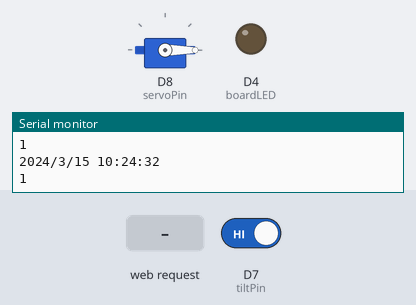
The sketch below on a simulated ESP8266 (Wemos D1 mini). On the bench: servo, output pins drawn as LEDs (lit = HIGH), the last lines printed to the serial monitor. Inputs (shaded band) come from the test bench; at power-on: D7 (tiltPin) HIGH. WiFi joins after 1.5 s; servers stay silent unless stated; network time is answered at once with the bench clock; the local clock reads 2024-03-15 10:24:30 at power-on unless the sketch sets it.

Above: at 2.7 s.
2.8 s: HTTP request GET /open received
At 3.4 s:
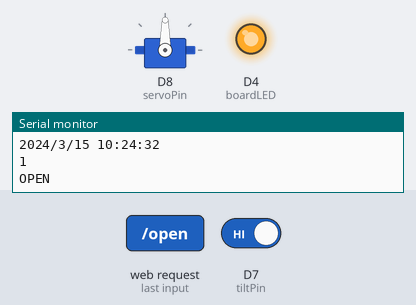
6.0 s: HTTP request GET /lock received
At 7.0 s:
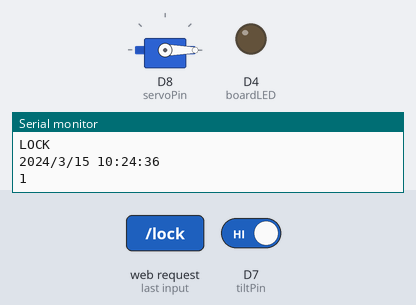
Timing chart, 0 to 9.0 s (numbered marks = the images above; inputs shaded):
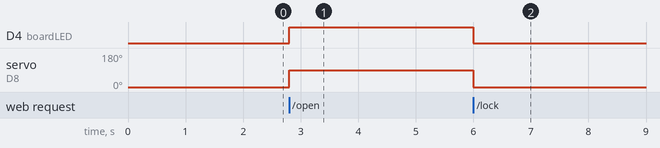

The sketch:

smart_doorLock.ino
```cpp
/*
*코드 설명
웹 브라우저로 도어락에 명령을 내려서 서보모터로 도어락을 제어하며 활동은 센서로 감지합니다.
센서가 활동을 감지할 경우 사용 기록(OPEN/LOCK)과 사용 시간을 저장합니다.
웹페이지에서 사용 기록과 도어락 상태를 볼 수 있습니다. 새로고침해야 정보가 갱신됩니다.
사용 기록은 지정한 최대 수를 넘어가면 오래된 것부터 덮어씌워집니다.
보드에 고정 IP를 할당합니다. 이로 인해 보드의 재부팅, 코드 업로드 등으로 보드 IP가 바뀌지 않습니다.
*가이드
보드가 성공적으로 동작하면 시리얼 모니터에 보드의 IP가 출력됩니다. 출력된 IP뒤에 콜론(:)과 포트번호를 붙여 주소창에 입력하면 관리 페이지에 접속합니다. 예)123.45.6.78:100
포트포워딩에 성공하면 외부 네트워크에서 보드와 통신할 수 있습니다. 외부 접속 방법은 위처럼 공인IP뒤에 포트번호를 붙이면 됩니다.
포트포워딩 시 외부포트, 내부포트, 보드포트를 같게 하는 것을 권장합니다.
현재 설정은 기울기센서입니다. 기울기센서(0,1)과 근접,조도센서(0~1023) 중 사용 부품에 맞게 코드를 설정하십시오.
기울기센서는  digitalRead를 쓰며 출력값이 0,1 / 근접센서는 analogRead를 쓰며 출력값이 아날로그(0~1023) 입니다.
수정하기 수월하게 부품 코드를 가깝게 붙여두었습니다.
*/
#include <ESP8266WiFi.h>
#include <ESP8266WebServer.h>
#include <NTPClient.h>
#include <WiFiUdp.h>
#include <Servo.h>

char SSID[] = "KT_GiGA_2G_E7BD";
char PASSWORD[] = "0bd80dg272"; // 비밀번호가 없을 경우 ""
int PORT_NUMBER = 100; // http 웹포트인 80으로 설정할 경우 주소 맨 뒤에 ":100"과 같은 포트번호를 붙이지 않아도 된다.
ESP8266WebServer server(PORT_NUMBER);

// 고정 IP 할당. 이 기능이 필요없다면 모두 지워도 무방. 지울 경우 아래의 WiFi.config(local_IP, ...)코드도 지워야한다.
// 명령 프롬프트에 ipconfig를 입력하면 연결된 인터넷 정보가 나온다. ip.., sub.., gate..에 사용자의 환경값을 넣어주면 된다.
int TARGET_IP = 100; // 보드의 ip. 이것을 고정하기 위해 Static IP 코드를 사용한다.
IPAddress local_IP(172, 30, 1, TARGET_IP); // IPv4 주소
IPAddress subnet(255, 255, 255, 0);   // 서브넷 마스크
IPAddress gateway(172, 30, 1, 254);   // 기본 게이트웨이

// IPAddress local_IP(ip1, ip2, ip3, TARGET_IP); // IPv4 주소
// IPAddress subnet(sub1, sub2, sub3, 0);        // 서브넷 마스크
// IPAddress gateway(gate1, gate2, gate3, 254);  // 기본 게이트웨이
// 아래 값은 고정. NTPClient에 제대로 접속하기 위해 사용. 이 코드가 없을 경우 현재 시간은 1970년으로 불러와진다.
IPAddress primaryDNS(8, 8, 8, 8);   // Google DNS
IPAddress secondaryDNS(8, 8, 4, 4); // Google DNS

Servo myservo;
const int servoPin = D8; // 서보 모터 핀
const int tiltPin = D7;  // 기울기 센서 핀
int boardLED = 2; // 보드 내장 LED 핀. *WeMos 보드는 내장 LED의 ON/OFF 출력이 반대.

// 현재 시간
WiFiUDP ntpUDP;
NTPClient timeClient(ntpUDP, "pool.ntp.org", 32400, 3600000);
String daysOfTheWeek[7] = {"일", "월", "화", "수", "목", "금", "토"};

// 작동 기록 배열
bool isLock; // 상태 변화 제어용(toggle처럼 작동)
const int ARRAY_SIZE = 5; // 테스트하기 편하도록 작게 설정하였다. 사용자의 환경과 용도에 맞게 사이즈를 설정하면 된다.
String timeLog[ARRAY_SIZE];
int logIndex = 0;
int numLogs = 0;

void setup() {
  // 핀
  Serial.begin(115200);
  pinMode(boardLED, OUTPUT);
  pinMode(tiltPin, INPUT_PULLUP); // INPUT_PULLUP은 보드 내부 저항 활성화. 이 기능을 사용하면 센서에 저항을 연결하지 않아도 된다.
  digitalWrite(boardLED, LOW);
  myservo.attach(servoPin, 500, 2400); // WeMos보드의 특성인지 각도가 작은폭으로 움직이는데 이를 보정.
  myservo.write(0);

  // 와이파이 접속
  WiFi.config(local_IP, gateway, subnet, primaryDNS, secondaryDNS); // 고정 IP 할당. 이 기능을 사용하지 않을 경우 위의 IPAddress도 지워야 한다.
  WiFi.begin(SSID, PASSWORD);
  Serial.println("");
  Serial.print("Connecting");
  while (WiFi.status() != WL_CONNECTED) {
    delay(500);
    Serial.print(".");
  }
  Serial.print("IP address: ");
  Serial.println(WiFi.localIP()); // 접속된 와이파이 주소 출력

  // 작동기록
  int sensorValue = digitalRead(tiltPin);
  // int sensorValue = analogRead(A0);
  saveLog(sensorValue);
  Serial.print(sensorValue);
  (sensorValue == 1) ? isLock = true : isLock = false; // 최초 실행 시 도어락 상태 감지
  // (sensorValue >= 100) ? isLock = true : isLock = false; // 최초 실행 시 도어락 상태 감지
  // 각 페이지에 접속 되었을때 실행할 함수
  server.on("/", handleRoot); // 기본 페이지
  server.on("/open", handleOpen); // 도어락 열림
  server.on("/lock", handleLock); // 도어락 잠금
  server.begin(); // 웹서버 시작
  Serial.println("HTTP server started");
}

unsigned long previousMillis = 0; // delay용 변수

void loop() {
  server.handleClient();
  unsigned long currentMillis = millis(); // 하드웨어 시간 생성
  if ((currentMillis - previousMillis >= 1000) || // 1초 delay
  (currentMillis < previousMillis)) { // overflow
    previousMillis = currentMillis;
    getTime();
    Serial.println(getTime());
    // loop문 안에서 센서값을 읽어올때 딜레이가 없으면 보드 연산이 부하된다. 이 경우 현재 시간을 제대로 읽어오지 못하기에 analogRead의 위치를 delay안으로 넣었다.
    int sensorValue = digitalRead(tiltPin);
    Serial.println(sensorValue);
    // int sensorValue = analogRead(A0);
    // 도어락 상태가 바뀔 때만 동작(아래 조건문이 없을 경우 센서값이 매 초 저장되는 문제가 있다.)
    if ((sensorValue == 1 && !isLock) || (sensorValue == 0 && isLock)) {
    // if ((sensorValue >= 100 && !isLock) || (sensorValue < 100 && isLock)) {
      saveLog(sensorValue);
      Serial.print("REGIST: ");
      Serial.print(sensorValue);
      isLock = !isLock;
    }
  }
}


void saveLog(int sensorValue) { // 도어락 사용 기록을 저장. 예) [lock] 2024/1/1 12:20:15
  String currentTime = getTime();
  timeLog[logIndex] = (sensorValue == 1) ? "[lock]" + currentTime : "[open]" + currentTime;
  // timeLog[logIndex] = (sensorValue >= 100) ? "[open]" + currentTime : "[lock]" + currentTime;
  Serial.println("Time Log");
  for (int i = 0; i <= logIndex; i++) {
    Serial.print(timeLog[i] + " | ");
  } // 배열이 가득차면 앞에서부터 덮어씌움(overflow)
  logIndex = (logIndex + 1) % ARRAY_SIZE; // 배열이 가득차면 앞에서부터 덮어씌움(overflow)
  if (numLogs < ARRAY_SIZE) numLogs++; // 아래 HTML LOG에 적용
}

String getTime() { // 현재 시간을 가져옴
  timeClient.update();
  time_t epochTime = timeClient.getEpochTime();
  struct tm *ptm = gmtime((time_t *)&epochTime);
  int currentYear = ptm->tm_year + 1900;
  int currentMonth = ptm->tm_mon + 1;
  int monthDay = ptm->tm_mday;
  String currentDate = String(currentYear) + "/" + String(currentMonth) + "/" + String(monthDay) + " " + timeClient.getFormattedTime(); // getFormattedTime: 00:00:00형식
  return currentDate;
}

void handleRoot() { // 메인 페이지 접속
  commonHTML("waiting order..");
}

void handleOpen() { // open 명령(페이지 접속)
  digitalWrite(boardLED, HIGH);
  myservo.write(90);
  commonHTML("OPEN");
  Serial.println("OPEN");
}

void handleLock() { // lock 명령(페이지 접속)
  digitalWrite(boardLED, LOW);
  myservo.write(0);
  commonHTML("LOCK");
 Serial.println("LOCK");
}

void commonHTML(String state) { // 각 페이지에 반복되는 텍스트를 묶음
  int sensorValue = digitalRead(tiltPin);
  // int sensorValue = analogRead(A0);
  String LOG = "";
    for (int i = 0; i < numLogs; i++) { // 사용자의 편의성을 위해 사용 기록을 최근순으로 나열(배열의 역순)
      int index = (logIndex - 1 - i + ARRAY_SIZE) % ARRAY_SIZE;
      LOG += "<h2>" + timeLog[index] + "</h2>";
    }
  String HTMLTEXT =
    "<h1>state: " + state + "</h1>" // 현재 도어락 작동 상태
    "<h1><a href=\"/open\">OPEN</a></h1>"
    "<h1><a href=\"/lock\">LOCK</a></h1>"
    // "<h1>sensorValue: " + String(sensorValue) + "</h1>" // 센서값 테스트용
    + LOG; // 사용 기록
  server.send(200, "text/html", HTMLTEXT);
}
```

Measured:
- after the input at 2.8 s, D4 (boardLED): LOW → HIGH at once; servo on D8 (servoPin): 0° → 90° at once
- after the input at 6.0 s, D4 (boardLED): HIGH → LOW at once; servo on D8 (servoPin): 90° → 0° at once
